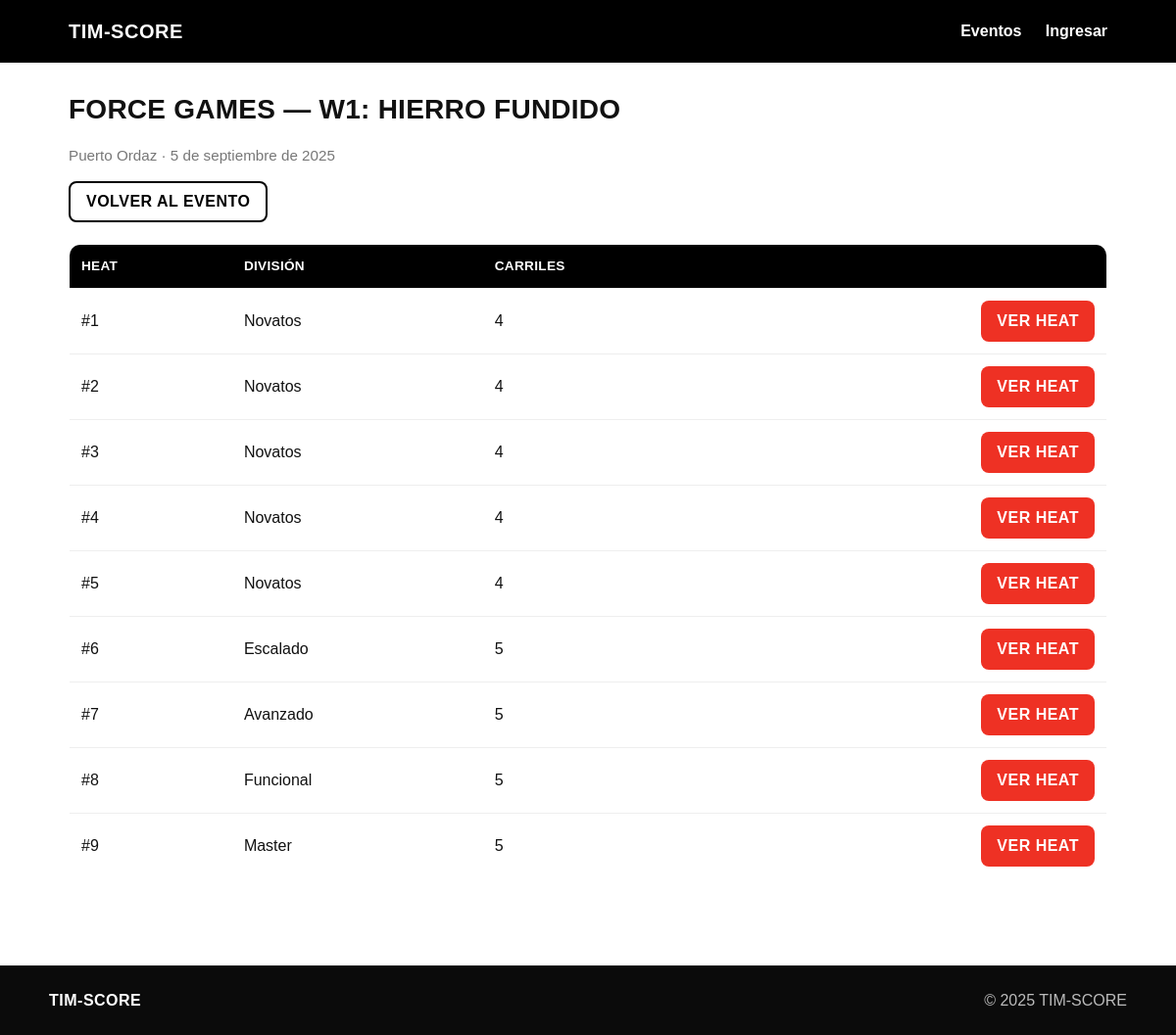
The page /heats/force-games/w1/ on the database its author committed.
### compcore/apps/events/models.py (models this page shows, shortened)
class Event(models.Model):
    STATUS_CHOICES = (
        ("DRAFT", "Draft"),
        ("OPEN", "Open"),
        ("CLOSED", "Closed"),
        ("FINISHED", "Finished"),
    )
    name = models.CharField(max_length=160)
    slug = models.SlugField(unique=True)
    location = models.CharField(max_length=160, blank=True)
    description = models.TextField(blank=True)
    start_date = models.DateField(null=True, blank=True)
    end_date = models.DateField(null=True, blank=True)
    registration_open = models.BooleanField(default=False)
    registration_deadline = models.DateField(null=True, blank=True)
    status = models.CharField(max_length=16, choices=STATUS_CHOICES, default="DRAFT")
    lanes_default = models.PositiveIntegerField(
        default=8,
        help_text="Carriles por defecto si la división no define capacidad.",
    )
    allow_self_signup = models.BooleanField(
        default=False,
        help_text="Si está activo, se muestra el enlace de 'Crear cuenta' para atletas.",
    )
    created_at = models.DateTimeField(auto_now_add=True)
    class Meta:
        ordering = ("-start_date", "name")

class Workout(models.Model):
    SCORING_CHOICES = (
        ("TIME", "Time"),
        ("REPS", "Reps"),
        ("WEIGHT", "Weight"),
        ("POINTS", "Points"),
    )
    event = models.ForeignKey(Event, on_delete=models.CASCADE)
    order = models.PositiveIntegerField(help_text="Orden del WOD dentro del evento (1..N).")
    name = models.CharField(max_length=160)
    description = models.TextField(blank=True)
    scoring = models.CharField(max_length=16, choices=SCORING_CHOICES, default="TIME")
    is_published = models.BooleanField(default=False)
    class Meta:
        unique_together = (("event", "order"),)
        ordering = ("event", "order")

class WorkoutHeat(models.Model):
    workout = models.ForeignKey(Workout, on_delete=models.CASCADE)
    division = models.ForeignKey(Division, on_delete=models.CASCADE)
    heat_number = models.PositiveIntegerField()
    start_time = models.DateTimeField(null=True, blank=True)
    lane_count = models.PositiveIntegerField(default=8)
    is_published = models.BooleanField(default=False)
    class Meta:
        constraints = [
            models.UniqueConstraint(fields=("workout", "heat_number"), name="uniq_workout_heatnumber"),
        ]
        ordering = ("workout", "heat_number")

class Division(models.Model):
    GENDER_CHOICES = (
        ("ANY", "Mixto / Cualquiera"),
        ("M", "Masculino"),
        ("F", "Femenino"),
    )
    event = models.ForeignKey(Event, on_delete=models.CASCADE)
    name = models.CharField(max_length=120)
    slug = models.SlugField(help_text="Slug único dentro del evento.")
    gender = models.CharField(max_length=8, choices=GENDER_CHOICES, default="ANY")
    team_size = models.PositiveIntegerField(default=1, help_text="1 = Individual")
    heat_capacity = models.PositiveIntegerField(
        null=True,
        blank=True,
        help_text="Si está vacío, usa lanes_default del evento.",
    )
    male_quota = models.PositiveIntegerField(null=True, blank=True)
    female_quota = models.PositiveIntegerField(null=True, blank=True)
    min_age = models.PositiveIntegerField(null=True, blank=True)
    max_age = models.PositiveIntegerField(null=True, blank=True)
    class Meta:
        unique_together = (("event", "slug"),)
        ordering = ("name", "id")

### compcore/apps/events/views.py (the view)
def public_heats(request: HttpRequest, event_slug: str, order: int) -> HttpResponse:
    event = get_object_or_404(Event, slug=event_slug)
    workout = get_object_or_404(Workout, event=event, order=order, is_published=True)
    heats = (
        WorkoutHeat.objects.filter(workout=workout, is_published=True)
        .select_related("division")
        .order_by("heat_number")
    )
    return render(
        request,
        "events/public_heats.html",
        {"event": event, "workout": workout, "heats": heats},
    )

### templates/events/public_heats.html (shortened to what this page needs)
{% extends "base.html" %}
{% block content %}
  <h1 class="rf-h1">{{ event.name }} — W{{ workout.order }}: {{ workout.name }}</h1>
  <p class="muted">{{ event.location }}{% if event.start_date %} · {{ event.start_date }}{% endif %}</p>
  <div class="rf-actions">
    <a class="rf-btn rf-btn--ghost" href="{% url 'event_detail' event.slug %}">Volver al evento</a>
  </div>
  <div class="rf-spacer"></div>
  {% if heats %}
    <table class="rf-table">
      <thead>
        <tr>
          <th>Heat</th>
          <th>División</th>
          <th>Carriles</th>
          <th></th>
        </tr>
      </thead>
      <tbody>
        {% for h in heats %}
          <tr>
            <td>#{{ h.heat_number }}</td>
            <td>{{ h.division.name }}</td>
            <td>{{ h.lane_count }}</td>
            <td style="text-align:right;">
              <a class="rf-btn rf-btn--sm rf-btn--primary"
                 href="{% url 'heat_detail' event.slug workout.order h.heat_number %}">
                Ver Heat
              </a>
            </td>
          </tr>
        {% endfor %}
      </tbody>
    </table>
  {% else %}
    <p class="muted">No hay heats publicados para este workout.</p>
  {% endif %}
{% endblock %}

### static/app.css (style rules this page uses)
:root { --rf-black:#000000; --rf-red:#EE3124; --rf-white:#ffffff; --rf-gray-900:#111111; --rf-gray-700:#444444; --rf-gray-500:#777777; --rf-gray-300:#dddddd; --rf-gray-200:#eeeeee; --rf-gray-100:#f5f5f5; --rf-radius:12px; --rf-shadow:0 2px 10px rgba(0,0,0,.06); --rf-maxw:1100px; }
* { box-sizing:border-box }
html,body { height:100% }
body.rf-body { margin:0; font-family: Helvetica,"Helvetica Neue",Arial,ui-sans-serif,system-ui,"Segoe UI",Roboto,sans-serif; color:var(--rf-gray-900); background:#fff; line-height:1.45; }
h1,h2,h3,h4 { margin:0 0 .6rem 0; font-weight:800; letter-spacing:.25px }
h1 { font-size:28px; text-transform:uppercase }
a { color:var(--rf-black); text-decoration:none }
.muted { color:var(--rf-gray-500); font-size:.95rem }
.rf-btn { appearance:none; border:none; cursor:pointer; display:inline-flex; align-items:center; justify-content:center; height:42px; padding:0 16px; border-radius:8px; font-weight:800; text-transform:uppercase; letter-spacing:.5px; text-decoration:none }
.rf-btn--primary { background:var(--rf-red); color:#fff }
.rf-btn--ghost { background:transparent; color:var(--rf-black); border:2px solid var(--rf-black) }
.rf-table { width:100%; border-collapse:collapse; background:#fff; border:1px solid var(--rf-gray-200); border-radius:12px; overflow:hidden }
.rf-table thead th { background:var(--rf-black); color:#fff; text-align:left; padding:12px; font-weight:800; text-transform:uppercase; font-size:.85rem; letter-spacing:.3px }
.rf-table tbody td { padding:12px; border-top:1px solid var(--rf-gray-200) }
.rf-spacer { height:22px }

### rows shown on the page
Event: name "FORCE GAMES", location "Puerto Ordaz", start_date "5 de septiembre de 2025"
Workout: order "1", name "HIERRO FUNDIDO"
WorkoutHeat: heat_number "1", division.name "Novatos", lane_count "4"
WorkoutHeat: heat_number "2", division.name "Novatos", lane_count "4"
WorkoutHeat: heat_number "3", division.name "Novatos", lane_count "4"
WorkoutHeat: heat_number "4", division.name "Novatos", lane_count "4"
WorkoutHeat: heat_number "5", division.name "Novatos", lane_count "4"
WorkoutHeat: heat_number "6", division.name "Escalado", lane_count "5"
WorkoutHeat: heat_number "7", division.name "Avanzado", lane_count "5"
WorkoutHeat: heat_number "8", division.name "Funcional", lane_count "5"
WorkoutHeat: heat_number "9", division.name "Master", lane_count "5"
